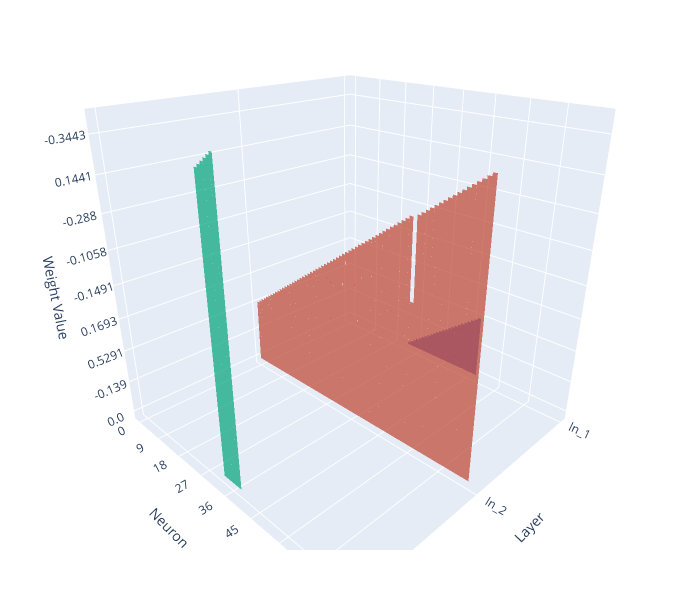

The notebook cell this image was saved under:
### Markdown cell above
Given a `nn.Sequential`, we can display the weights for `nn.Linear` and `nn.Conv2d` modules...

### Code cell
torch.manual_seed(0)
layers = nn.Sequential(
    nn.Linear(2,12),
    nn.ReLU(),
    nn.Linear(12,6),
    nn.ReLU(),
    nn.Linear(6,1)
)
show_sequential_layer_weights(layers)

### Figure 1 — Plotly figure (JSON) as saved in the notebook; plotly's stock layout.template omitted (floating-point values rounded to 4 significant figures; data arrays with more than 128 entries replaced by an {"elided": "..."} marker saying what was removed)
{"data": [{"i": {"elided": "142 int values"}, "j": {"elided": "142 int values"}, "k": {"elided": "142 int values"}, "opacity": 0.7, "type": "mesh3d", "x": {"elided": "214 str values"}, "y": {"elided": "214 str values"}, "z": {"elided": "214 str values"}}, {"i": {"elided": "142 int values"}, "j": {"elided": "142 int values"}, "k": {"elided": "142 int values"}, "opacity": 0.7, "type": "mesh3d", "x": {"elided": "214 str values"}, "y": {"elided": "214 str values"}, "z": {"elided": "214 str values"}}, {"i": {"elided": "142 int values"}, "j": {"elided": "142 int values"}, "k": {"elided": "142 int values"}, "opacity": 0.7, "type": "mesh3d", "x": {"elided": "214 str values"}, "y": {"elided": "214 str values"}, "z": {"elided": "214 str values"}}], "layout": {"autosize": false, "height": 600, "margin": {"b": 50, "l": 30, "r": 30, "t": 10}, "scene": {"camera": {"eye": {"z": 0.8}}, "xaxis": {"title": {"text": "Layer"}}, "yaxis": {"title": {"text": "Neuron"}}, "zaxis": {"title": {"text": "Weight Value"}}}, "width": 700}}
